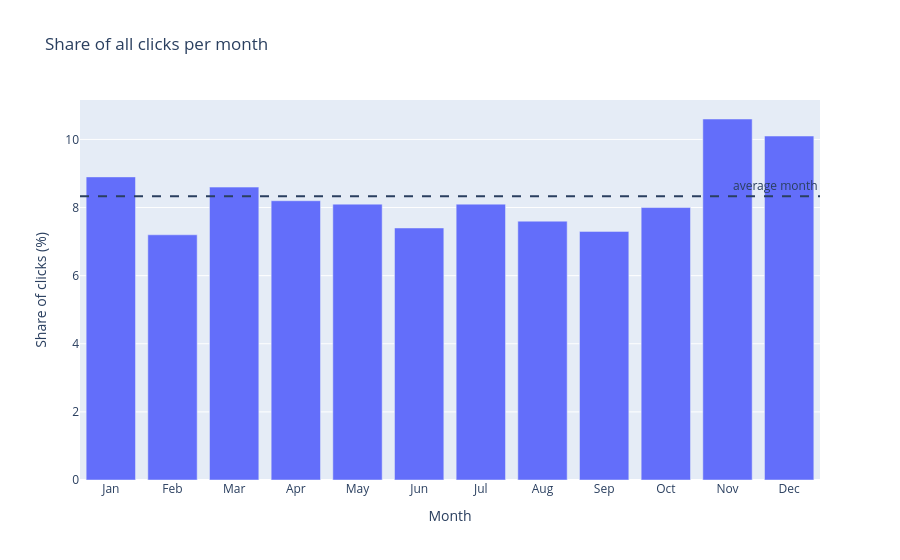

The code cell stored with this chart in its notebook:
### Markdown cell above
#### 2.2 Monthly patterns for the whole shop (Q3)

### Code cell
# Share of all clicks per month; hover shows how many categories peak there
month_plot = month_summary.reset_index(names="month")
month_plot["month_name"] = month_plot["month"].map(month_names)

fig = px.bar(month_plot, x="month_name", y="share_of_clicks_%",
             hover_data=["categories_peaking", "categories_lowest"],
             title="Share of all clicks per month",
             labels={"month_name": "Month", "share_of_clicks_%": "Share of clicks (%)"})
fig.add_hline(y=100 / 12, line_dash="dash", annotation_text="average month")
fig.show()

### Figure 1 — Plotly figure (JSON) as saved in the notebook; plotly's stock layout.template omitted (floating-point values rounded to 4 significant figures)
{"data": [{"customdata": [[19, 6], [0, 12], [8, 0], [6, 3], [0, 1], [4, 56], [6, 0], [1, 4], [0, 3], [1, 3], [34, 0], [21, 12]], "hovertemplate": "Month=%{x}<br>Share of clicks (%)=%{y}<br>categories_peaking=%{customdata[0]}<br>categories_lowest=%{customdata[1]}<extra></extra>", "legendgroup": "", "marker": {"color": "#636efa", "pattern": {"shape": ""}}, "name": "", "orientation": "v", "showlegend": false, "textposition": "auto", "type": "bar", "x": ["Jan", "Feb", "Mar", "Apr", "May", "Jun", "Jul", "Aug", "Sep", "Oct", "Nov", "Dec"], "xaxis": "x", "y": [8.9, 7.2, 8.6, 8.2, 8.1, 7.4, 8.1, 7.6, 7.3, 8.0, 10.6, 10.1], "yaxis": "y"}], "layout": {"annotations": [{"showarrow": false, "text": "average month", "x": 1, "xanchor": "right", "xref": "x domain", "y": 8.333, "yanchor": "bottom", "yref": "y"}], "barmode": "relative", "legend": {"tracegroupgap": 0}, "shapes": [{"line": {"dash": "dash"}, "type": "line", "x0": 0, "x1": 1, "xref": "x domain", "y0": 8.333, "y1": 8.333, "yref": "y"}], "title": {"text": "Share of all clicks per month"}, "xaxis": {"anchor": "y", "domain": [0, 1], "title": {"text": "Month"}}, "yaxis": {"anchor": "x", "domain": [0, 1], "title": {"text": "Share of clicks (%)"}}}}
